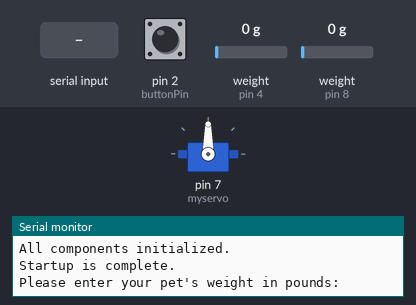
The sketch below on a simulated Arduino Uno, built with avr-gcc and run on an emulated ATmega328P. Shown: servo, the last lines printed to the serial monitor. Inputs (shaded band) come from the test bench; at power-on: pin 2 (buttonPin) LOW, weight on the scale (sensors on pin 4, pin 8) 0 g.

Above: at 7.9 s.
8.0 s: "90,45\n" received over Serial
At 9.5 s:
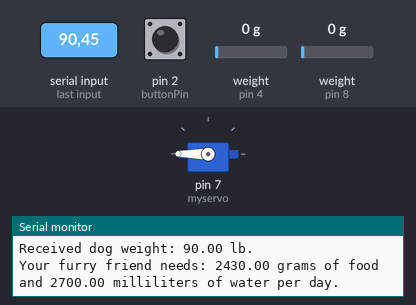
Timing chart, 0 to 21.6 s (numbered marks = the images above; inputs shaded):
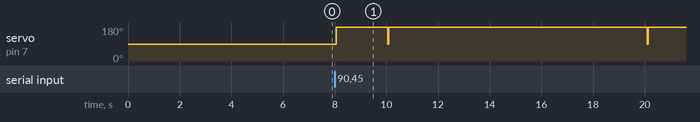

Measured:
- after the input at 8.0 s, servo on pin 7 (myservo): 90° → 180° after 0.06 s

The sketch:

feb23.ino
```cpp
#include "feb23.h"
#include <Servo.h>
//#include "mbed.h"
//#include <mbed_mktime.h>
#include <HX711_ADC.h>
#if defined(ESP8266)|| defined(ESP32) || defined(AVR)
#include <EEPROM.h>
#endif

void setup() {
    Init_Serial();           // Initialize serial communication
    delay(500);
    setupLoadCells();        // Initialize load cells
    delay(500);
    Init_Buttons();          // Initialize button
    delay(500);
    Init_Servo();            // Initialize servo motors
    delay(500);
    tareOperations();        // Null or zero out cell data while nothing is on them
    delay(500);

    Serial.println("All components initialized.");
    Serial.println("Startup is complete.\n");

    Serial.println("Please enter your pet's weight in pounds:");
    while (1) {
        // Check if data is available on the serial port
        if (Serial.available() > 0) {
            petWeight = Serial.parseFloat();                  // Parse the input as a float

            // Print the received weight for confirmation
            Serial.print("Received dog weight: ");
            Serial.print(petWeight);
            Serial.println(" lb.");

            dailyFoodAmount = howMuchToEat(petWeight);        // Calculate total grams pet should eat per day
            dailyWaterAmount = howMuchToDrink(petWeight);     // Calculate total grams pet should drink every day

            // Print the calculate daily food amount
            Serial.print("Your furry friend needs: ");
            Serial.print(dailyFoodAmount);
            Serial.print(" grams of food and ");
            Serial.print(dailyWaterAmount);
            Serial.println(" milliliters of water per day.\n");
            break;
        }
    }
}

void loop() {
    // The following detects if button is pressed, and if it is, it will trigger a food dispense
    // There is a cooldown between presses to take effect
    if (checkButton()) {                      // Check if button is pressed
        if (currentTime() >= foodCooldown) {  // Check if dispensing is still on cooldown
            foodCooldown = cooldown(1);       // We will dispense, set the cooldown
            dispenseFood();                   // Dispense the food
        }
        // Dispenser is still on cooldown
        else Serial.println("Food has been dispensed less than 1 second ago.\n");
    }

    // The following reads the scales in cycles and uses that information to track dietary trends
    if (currentTime() >= readingCooldown) {          // Readings will only run every 200ms
        if (isFirstReading) {                        // Alternates between first and second readings every 200ms
            readFoodScale(firstReadingA);            // Populates firstReadingA as initial food reading
            readWaterScale(firstReadingB);           // Populates firstReadingB as initial water reading

            //printScale(firstReadingB);
        }
        else {                                       // This only executes if first readings have already been taken
            readFoodScale(secondReadingA);
            readWaterScale(secondReadingB);
        }

        isFirstReading = !isFirstReading;            // Mechanism by which readings alternate (every 200ms it is one or the other)

        foodOperations();                            // Check and update if pet ate
        waterOperations();                           // Check and update if pet drank

        readingCooldown = cooldown(0.2);             // Reset cooldown after each reading

        cycleCount++;                                // We must reset our readings every 2 cycles to avoid comparing an old 2nd reading with a new 1st reading

        if (cycleCount >= 2) {
            isFirstReading = true;                   // Might be redundant
            cycleCount = RESET;                      // Reset cycle count

            resetReadings();                         // Sets all readings to 0
        }
    }

    // The following resets data captures after the day (24 hours) is over
    if (currentTime() >= foodEatenCooldown) {        // If it is time to reset FoodEaten monitor
        foodEatenCooldown = cooldown(86400);         // Set cooldown to 24 hours
        resetFoodEaten();                            // Sets foodEaten back to zero
    }

    // The following will frequently print out pet's daily consumption progress
    if (currentTime() >= consumptionCooldown) {
        consumptionProgress();

        Serial.print("Your pet has reached ");
        Serial.print(foodProgress);
        Serial.print("% of its daily food intake goal and ");
        Serial.print(waterProgress);
        Serial.println("% of its daily water intake goal.\n");

        consumptionCooldown = cooldown(10);
    }

    // Troubleshooting:
    if (petAte) {
        Serial.println("A difference in food was detected");
        Serial.print("Your pet has eaten ");
        Serial.print(foodEaten);                      // Prints value of foodEaten
        Serial.println(" total grams of food.\n");

        petAte = false;
    }

    if (petDrank) {
        Serial.println("A difference in water was detected");
        Serial.print("Your pet has drank ");
        Serial.print(waterDrank);                      // Prints value of waterDrank
        Serial.println(" total grams of water.\n");

        petDrank = false;
    }
}

// Runs the motors to dispense food
void dispenseFood(void) {
    myservo.write(180);       // Set servo to half-speed, counterclockwise
    delay(2000);              // Run for 2 seconds
    myservo.write(90);        // Stop servo
}

// Reads the scales and populates Load Cell A and B
void readFoodScale(float &reading) {
    LoadCell_1.update();                      // This built-in function updates the value of LoadCell_1 and returns TRUE if value is new
    reading = LoadCell_1.getData();           // This built-in function gets the float value produced by load cell
}

void readWaterScale(float &reading) {
  LoadCell_2.update();
  reading = LoadCell_2.getData();
}

// Prints the value that was just weighed (value)
void printScale (float value) {
    Serial.print("Load cell output val: ");
    Serial.println(value);
}

// Checks if food was eaten and updates monitors
void foodOperations(void) {
    if (didPetEat(firstReadingA, secondReadingA)) foodUpdate(firstReadingA - secondReadingA); // If there is a decrease in scale weight (food was eaten), make necessary updates
}

// Checks if food was eaten and updates monitors
void waterOperations(void) {
    if (didPetDrink(firstReadingB, secondReadingB)) waterUpdate(firstReadingB - secondReadingB); // If there is a decrease in scale weight (food was eaten), make necessary updates
}

// Did the pet eat? Only returns true for significant scale changes
bool didPetEat(float first, float second) {
  if ((first > 1) && (second > 1)) {  // We don't want to check whent the scales fluctuate while unused
    if ((((first - second) / first) * 100.0) > 5) {                    // Check if the percentage increase exceeds the threshold of 10%
        petAte = true;
        return true;                                                     // Second is significantly larger than first
    }
    else return false;
  }
  else return false;
}

// Did the pet drink? Only returns true for significant scale changes
bool didPetDrink(float first, float second) {
    if ((first > 10) && (second > 10)) {  // We don't want to check whent the scales fluctuate while unused
      if (((((first - second) / first) * 100.0) > 10) || ((first - second) >= 5)) {                    // Check if the percentage increase exceeds the threshold of 10%
          petDrank = true;
          return true;                                                     // Second is significantly larger than first
      }
      else return false;
    }
    else return false;
}

// Add to the total amount eaten
void foodUpdate(float amountEaten) {
  //Serial.println(amountEaten);
    foodEaten += amountEaten;          // Add the amount eaten to foodEaten monitor
}

// Add to the total amount drank
void waterUpdate(float amountDrank) {
    waterDrank += amountDrank;          // Add the amount eaten to foodEaten monitor
}

// Reset foodEaten value (probably after the day is over or something)
void resetFoodEaten(void) {
    foodEaten = RESET;
}

// Reset waterEaten value (probably after the day is over or something)
void resetWaterDrank(void) {
    waterDrank = RESET;
}

// Check if the pushbutton is pressed
bool checkButton (void) {
    // LOW indicates a press
    if (digitalRead(buttonPin) == LOW) return true;
    else return false;
}

// Returns current timestamp in seconds
unsigned long currentTime(void) {
    return millis()/1000;
}

// Returns current time + delay for use as a cooldown
unsigned long cooldown (unsigned long delay) {
    return millis()/1000 + delay;
}

// Used to reset ReadingA and ReadingB
void resetReadings(void) {
    firstReadingA = RESET;
    secondReadingA = RESET;
    firstReadingB = RESET;
    secondReadingB = RESET;
}

// Initializing Servo Motors
void Init_Servo (void) {
    myservo.attach(7); //servo connected to pin 9
    myservo.write(90); //90 is stopped
    //0 is full speed clockwise
    //90 is stopped
    //180 is full speed counterclockwise
}

// Initializing Buttons
void Init_Buttons (void) {
    // initialize the pushbutton pin as an input:
    pinMode(buttonPin, INPUT);
    ButtonState = 0;
}

void Init_Serial (void) {
    Serial.begin(9600); delay(10);
    Serial.println();
    Serial.println("Starting...");
}

void Init_Load_Cells (void) {
    LoadCell_1.begin();
    //LoadCell.setReverseOutput(); //uncomment to turn a negative output value to positive
    //float calibrationValue_1; // calibration value (see example file "Calibration.ino")
    float calibrationValue_1 = 696.0;
    #if defined(ESP8266)|| defined(ESP32)
    EEPROM.begin(512); // uncomment this if you use ESP8266/ESP32 and want to fetch the calibration value from eeprom
    #endif
    EEPROM.get(calVal_eepromAdress_1, calibrationValue_1); // uncomment this if you want to fetch the calibration value from eeprom
    unsigned long stabilizingtime = 2000; // preciscion right after power-up can be improved by adding a few seconds of stabilizing time
    boolean _tare = true; //set this to false if you don't want tare to be performed in the next step
    LoadCell_1.start(stabilizingtime, _tare);
    if (LoadCell_1.getTareTimeoutFlag()) {
        Serial.println("Timeout, check MCU>HX711 wiring and pin designations");
        while (1);
    }
    else {
        LoadCell_1.setCalFactor(calibrationValue_1); // set calibration value (float)
        //Serial.println("Startup is complete");
    }
}

// This function must be called in the setup phase of main file
void setupLoadCells(void) {
    float calibrationValue_1; // calibration value load cell 1
    float calibrationValue_2; // calibration value load cell 2

    calibrationValue_1 = 195.8; // uncomment this if you want to set this value in the sketch
    calibrationValue_2 = 17.05; // uncomment this if you want to set this value in the sketch
    #if defined(ESP8266) || defined(ESP32)
    EEPROM.begin(512); // uncomment this if you use ESP8266 and want to fetch the value from eeprom
    #endif
    //EEPROM.get(calVal_eepromAdress_1, calibrationValue_1); // uncomment this if you want to fetch the value from eeprom
    //EEPROM.get(calVal_eepromAdress_2, calibrationValue_2); // uncomment this if you want to fetch the value from eeprom

    LoadCell_1.begin();
    LoadCell_2.begin();
    //LoadCell_1.setReverseOutput();
    //LoadCell_2.setReverseOutput();
    unsigned long stabilizingtime = 2000; // tare preciscion can be improved by adding a few seconds of stabilizing time
    boolean _tare = true; //set this to false if you don't want tare to be performed in the next step
    byte loadcell_1_rdy = 0;
    byte loadcell_2_rdy = 0;
    while ((loadcell_1_rdy + loadcell_2_rdy) < 2) { //run startup, stabilization and tare, both modules simultaniously
        if (!loadcell_1_rdy) loadcell_1_rdy = LoadCell_1.startMultiple(stabilizingtime, _tare);
        if (!loadcell_2_rdy) loadcell_2_rdy = LoadCell_2.startMultiple(stabilizingtime, _tare);
    }
    if (LoadCell_1.getTareTimeoutFlag()) {
        Serial.println("Timeout, check MCU>HX711 no.1 wiring and pin designations");
    }
    if (LoadCell_2.getTareTimeoutFlag()) {
        Serial.println("Timeout, check MCU>HX711 no.2 wiring and pin designations");
    }
    LoadCell_1.setCalFactor(calibrationValue_1); // user set calibration value (float)
    LoadCell_2.setCalFactor(calibrationValue_2); // user set calibration value (float)
    //Serial.println("Startup is complete");
}

// Used to zero or null out the scale reading if nothing is on it
void tareOperations (void) {
  // receive command from serial terminal, send 't' to initiate tare operation:
  if (Serial.available() > 0) {
    char inByte = Serial.read();
    if (inByte == 't') {
      LoadCell_1.tareNoDelay();
      LoadCell_2.tareNoDelay();
    }
  }

  // Used to check if last tare operation is complete
  if (LoadCell_1.getTareStatus() == true) {
    //Serial.println("Tare load cell 1 complete");
  }
  if (LoadCell_2.getTareStatus() == true) {
    //Serial.println("Tare load cell 2 complete");
  }
}

// Used to calculate how much food in grams a pet should eat daily based on bodyweight in pounds
float howMuchToEat(float weight) {
    // ROUGH APPROXIMATION: A pet should eat around 27grams per 1 pound of bodyweight daily
    return weight * 27;
}

// Used to calculate how much water in milliliters a pet should drink daily based on bodyweight in pounds
float howMuchToDrink(float weight) {
    // ROUGH APPROXIMATION: A pet should drink around 30milliliters per 1 pound of bodyweight daily
    return weight * 30;
}

float consumptionProgress(void) {
    foodProgress = (foodEaten / dailyFoodAmount) * 100;
    waterProgress = (waterDrank / dailyFoodAmount) * 100;
}
```

Source omitted: feb23.h (6197 bytes)
